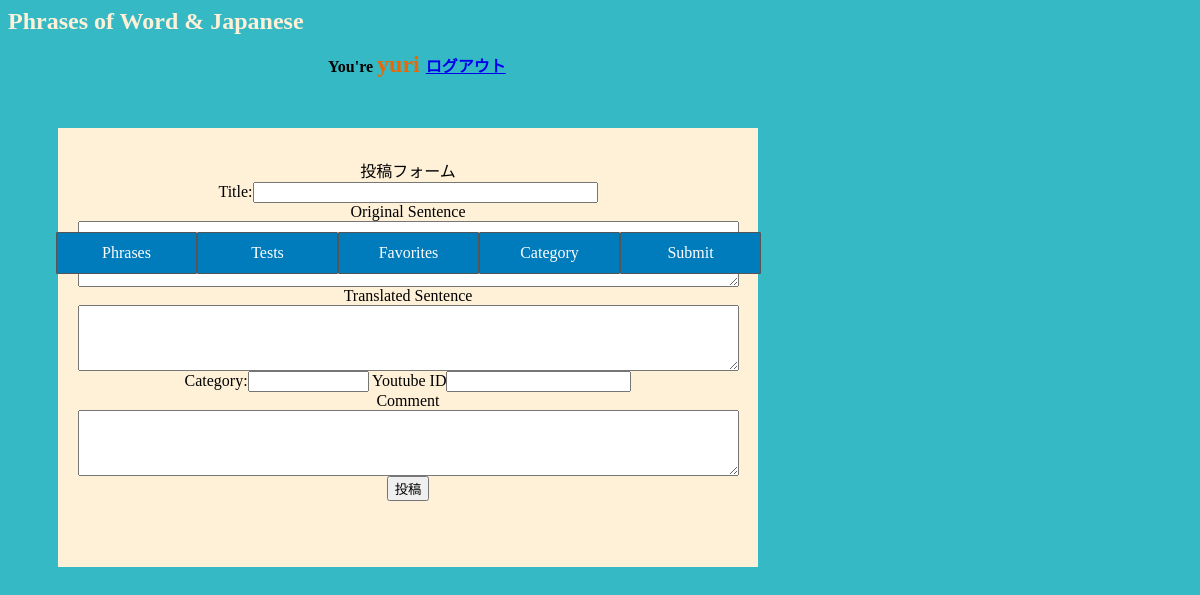
Before: /main/submit.php?err=1 (signed in) with the older database file.
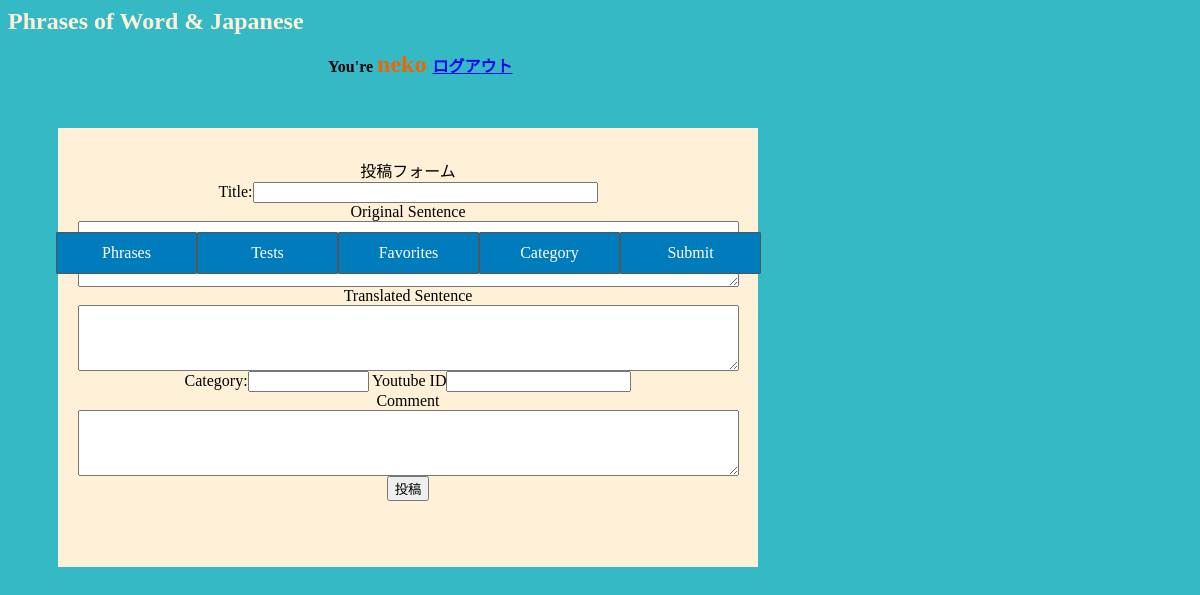
After: the same page with the newer database file.
### tables this page shows
CREATE TABLE user (uid integer PRIMARY KEY, uname text NOT NULL, password text);

### main/submit.php (the view, shortened to what this page needs)
<html>
  <head>
    <link rel="stylesheet" type="text/css" href="basic.css">
  </head>
  <body
     <div id="bg1"
	  data-2000="background-position:800px -1000px;"
	  data-0="background-position:0px 0px;">
     <h1>Phrases of Word & Japanese</h1>
<?php
if($_SESSION["S_USERID"]){
	$id = $_SESSION["S_USERID"];
}else{
	header("HTTP/1.1 301 Moved Permanently");
	header("Location: index.php");
	exit;
}
if(! $db = new PDO("sqlite:../phrase.db")) {
    print "DB接続に失敗しました<br>";
} else {
    $sql = "select uname,uid from user where uid='$id'";
    $stmt = $db -> prepare($sql);
    $flag = $stmt -> execute();
    $cols = $stmt->fetch(PDO::FETCH_NUM);
    print "<div class=name>You're <font size=5 color=#ec6604> $cols[0] </font> <a href=logout.php>ログアウト</a></div>";
}
?>
<div id="tab">
  <a href="home.php">Phrases</a>
  <a href="tests.php">Tests</a>
  <a href="favorites.php">Favorites</a>
  <a href="category.php">Category</a>
  <a href="submit.php">Submit</a>
</div>
<div id="main">
  投稿フォーム
  <form action="scriptregister.php" method="post">
    <left>
      Title:<input type="text" name="title" size="40" ><br>
      Original Sentence <textarea name="fsp" rows="4" cols="80"></textarea><br>
      Translated Sentence<textarea name="jsp" rows="4" cols="80"></textarea><br>
      Category:<input type="text" name="category" size="12" >
      Youtube ID<input type="text" name="video" size="20" ><br>
      Comment<textarea name="comment" rows="4" cols="80"></textarea>
      <input type="button" onclick="submit()"  value="投稿">
    </left>
  </form>
</body>
</html>

Changed rows visible on the page:
changed user: uname "yuri" → "neko"
